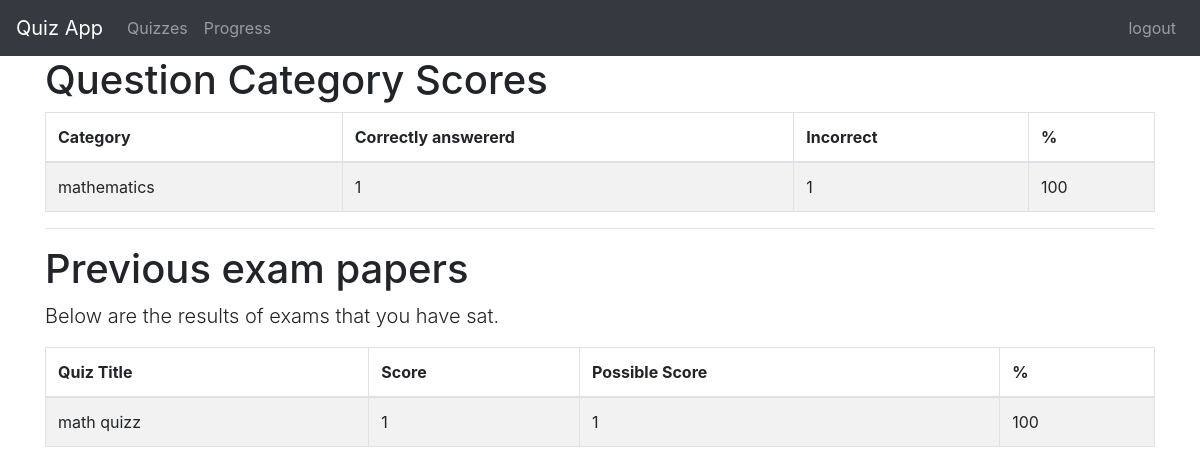
The page /progress/ (signed in) on the database as committed earlier.
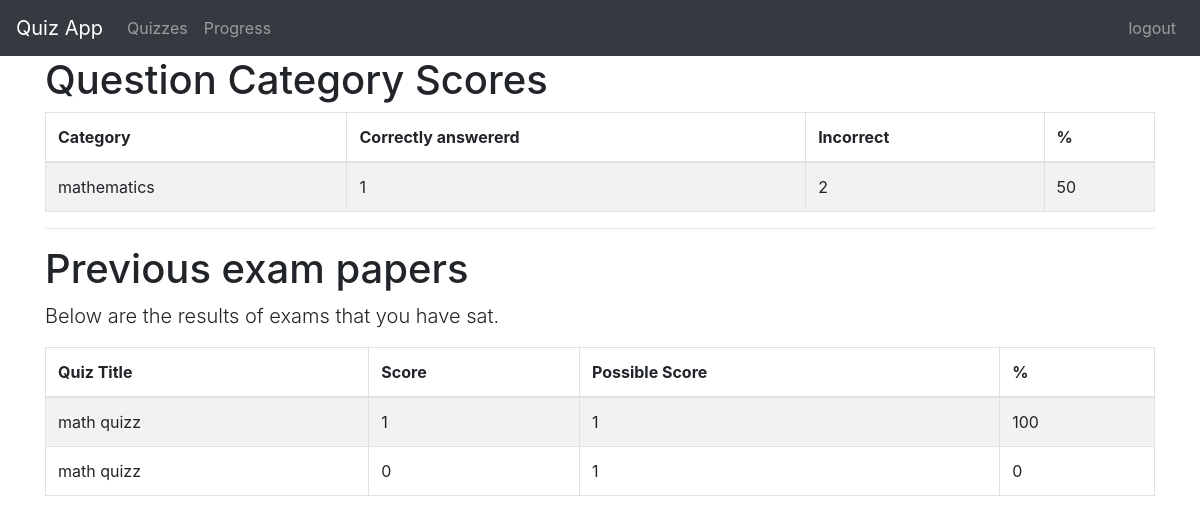
The same page on the database as committed later.
### quiz/models.py (models this page shows, shortened)
class Category(models.Model):
    category = models.CharField(
        verbose_name=_("Category"),
        max_length=250, blank=True,
        unique=True, null=True)
    objects = CategoryManager()
    class Meta:
        verbose_name = _("Category")
        verbose_name_plural = _("Categories")

class Sitting(models.Model):
    user = models.ForeignKey(settings.AUTH_USER_MODEL, verbose_name=_("User"), on_delete=models.CASCADE)
    quiz = models.ForeignKey(Quiz, verbose_name=_("Quiz"), on_delete=models.CASCADE)
    question_order = models.CharField(validators=[validate_comma_separated_integer_list],
        max_length=1024, verbose_name=_("Question Order"))
    question_list = models.CharField(validators=[validate_comma_separated_integer_list],
        max_length=1024, verbose_name=_("Question List"))
    incorrect_questions = models.CharField(validators=[validate_comma_separated_integer_list],
        max_length=1024, blank=True, verbose_name=_("Incorrect questions"))
    current_score = models.IntegerField(verbose_name=_("Current Score"))
    complete = models.BooleanField(default=False, blank=False,
                                   verbose_name=_("Complete"))
    user_answers = models.TextField(blank=True, default='{}',
                                    verbose_name=_("User Answers"))
    start = models.DateTimeField(auto_now_add=True,
                                 verbose_name=_("Start"))
    end = models.DateTimeField(null=True, blank=True, verbose_name=_("End"))
    objects = SittingManager()
    class Meta:
        permissions = (("view_sittings", _("Can see completed exams.")),)
    def _question_ids(self):
        return [int(n) for n in self.question_order.split(',') if n]
    @property
    def get_percent_correct(self):
        dividend = float(self.current_score)
        divisor = len(self._question_ids())
        if divisor < 1:
            return 0            # prevent divide by zero error
        if dividend > divisor:
            return 100
        correct = int(round((dividend / divisor) * 100))
        if correct >= 1:
            return correct
        else:
            return 0
    @property
    def get_max_score(self):
        return len(self._question_ids())

class Quiz(models.Model):
    title = models.CharField(
        verbose_name=_("Title"),
        max_length=60, blank=False)
    description = models.TextField(
        verbose_name=_("Description"),
        blank=True, help_text=_("a description of the quiz"))
    url = models.SlugField(
        max_length=60, blank=False,
        help_text=_("a user friendly url"),
        verbose_name=_("user friendly url"))
    category = models.ForeignKey(
        Category, null=True, blank=True,
        verbose_name=_("Category"), on_delete=models.CASCADE)
    random_order = models.BooleanField(
        blank=False, default=False,
        verbose_name=_("Random Order"),
        help_text=_("Display the questions in "
                    "a random order or as they "
                    "are set?"))
    max_questions = models.PositiveIntegerField(
        blank=True, null=True, verbose_name=_("Max Questions"),
        help_text=_("Number of questions to be answered on each attempt."))
    answers_at_end = models.BooleanField(
        blank=False, default=False,
        help_text=_("Correct answer is NOT shown after question."
                    " Answers displayed at the end."),
        verbose_name=_("Answers at end"))
    exam_paper = models.BooleanField(
        blank=False, default=False,
        help_text=_("If yes, the result of each"
                    " attempt by a user will be"
                    " stored. Necessary for marking."),
        verbose_name=_("Exam Paper"))
    single_attempt = models.BooleanField(
        blank=False, default=False,
        help_text=_("If yes, only one attempt by"
                    " a user will be permitted."
                    " Non users cannot sit this exam."),
        verbose_name=_("Single Attempt"))
    pass_mark = models.SmallIntegerField(
        blank=True, default=0,
        verbose_name=_("Pass Mark"),
        help_text=_("Percentage required to pass exam."),
        validators=[MaxValueValidator(100)])
    success_text = models.TextField(
        blank=True, help_text=_("Displayed if user passes."),
        verbose_name=_("Success Text"))
    fail_text = models.TextField(
        verbose_name=_("Fail Text"),
        blank=True, help_text=_("Displayed if user fails."))
    draft = models.BooleanField(
        blank=True, default=False,
        verbose_name=_("Draft"),
        help_text=_("If yes, the quiz is not displayed"
                    " in the quiz list and can only be"
                    " taken by users who can edit"
                    " quizzes."))
    class Meta:
        verbose_name = _("Quiz")
        verbose_name_plural = _("Quizzes")

### quiz/views.py (the view)
class QuizUserProgressView(TemplateView):
    template_name = 'progress.html'
    @method_decorator(login_required)
    def dispatch(self, request, *args, **kwargs):
        return super(QuizUserProgressView, self)\
            .dispatch(request, *args, **kwargs)
    def get_context_data(self, **kwargs):
        context = super(QuizUserProgressView, self).get_context_data(**kwargs)
        progress, c = Progress.objects.get_or_create(user=self.request.user)
        context['cat_scores'] = progress.list_all_cat_scores
        context['exams'] = progress.show_exams()
        return context

### quiz/models.py (called while the page is built)
    def show_exams(self):
        return Sitting.objects.filter(user=self.user, complete=True)

### quiz/templates/progress.html (shortened to what this page needs)
{% extends "base.html" %}
{% load i18n %}
{% load quiz_tags %}
{% block content %}
  {% if cat_scores %}
  <h1>{% trans "Question Category Scores" %}</h1>
  <table class="table table-bordered table-striped">
	<thead>
	  <tr>
		<th>{% trans "Category" %}</th>
		<th>{% trans "Correctly answererd" %}</th>
		<th>{% trans "Incorrect" %}</th>
		<th>%</th>
	  </tr>
	</thead>
	<tbody>
	  {% for cat, value in cat_scores.items %}
	  <tr>
		<td>{{ cat }}</td>
		<td>{{ value.0 }}</td>
		<td>{{ value.1 }}</td>
		<td>{{ value.2 }}</td>
	  </tr>
	  {% endfor %}
	</tbody>
  </table>
  {% endif %}
  {% if exams %}
  <hr>
  <h1>{% trans "Previous exam papers" %}</h1>
  <p class="lead">
	{% trans "Below are the results of exams that you have sat." %}
  </p>
  <table class="table table-bordered table-striped">
	<thead>
	  <tr>
		<th>{% trans "Quiz Title" %}</th>
		<th>{% trans "Score" %}</th>
		<th>{% trans "Possible Score" %}</th>
		<th>%</th>
	  </tr>
	</thead>
	<tbody>
	  {% for exam in exams %}
	  <tr>
		<td>{{ exam.quiz.title }}</td>
		<td>{{ exam.current_score }}</td>
		<td>{{ exam.get_max_score }}</td>
		<td>{{ exam.get_percent_correct }}</td>
	  </tr>
	  {% endfor %}
	</tbody>
  </table>
  {% endif %}
{% endblock %}

### quiz/templates/base.html (shortened to what this page needs)
{% load i18n %}
<!DOCTYPE html>
<html
  xmlns:fb="http://www.facebook.com/2008/fbml"
  xmlns="http://www.w3.org/1999/xhtml"
  xml:lang="en"
  lang="en"
  dir="ltr"
>
  <head>
    <link
      rel="stylesheet"
      href="https://stackpath.bootstrapcdn.com/bootstrap/4.1.2/css/bootstrap.min.css"
    />
  </head>
  <body
    style="
      background-image: url('https://img.freepik.com/free-photo/front-view-male-student-dark-t-shirt-yellow-backpack-holding-files-books-smiling-light-blue-wall_140725-46715.jpg?w=2000');
    "
  >
    <nav class="navbar navbar-expand-lg navbar-dark bg-dark">
      <a class="navbar-brand" href="{% url 'index' %}">Quiz App</a>
      <div class="collapse navbar-collapse" id="navbarSupportedContent">
        <ul class="navbar-nav rm-auto">
          {% if user.is_authenticated %}
          <li class="nav-tem" style="color: gray">
            <a href="{% url 'quiz_index' %}" class="nav-link">Quizzes</a>
          </li>
          <li class="nav-tem" style="color: gray">
            <a href="{% url 'quiz_progress' %}" class="nav-link">Progress</a>
          </li>
          {% endif %}
        </ul>
        <ul class="navbar-nav ml-auto">
          <li class="nav-item">
            {% if user.is_authenticated %}
            <a class="nav-link" href="{% url 'logout' %}">logout</a>
            {% else %}
            <a class="nav-link" href="{% url 'login' %}">Login</a>
            {% endif %}
          </li>
        </ul>
      </div>
    </nav>
    <div class="container">
       {% block content %} {% endblock %}
    </div>
  </body>
</html>

Rows that differ between the two databases and show on the page:
now on this page (row edited): Sitting: quiz "math quizz", current_score "0", get_max_score "1", get_percent_correct "0"
Other text that changed with them:
new list line: "mathematics"
new list line: "1 2 50"
list line gone: "mathematics"
list line gone: "1 1 100"
